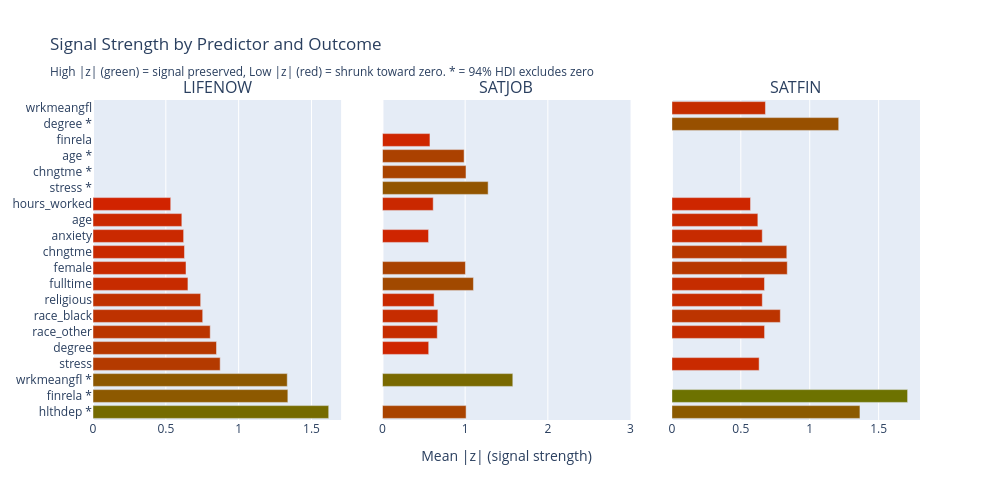

Notebook code for this chart:
### Code cell
# Visualize signal strength (|z| magnitude) across models
fig = make_subplots(rows=1, cols=3, subplot_titles=['LIFENOW', 'SATJOB', 'SATFIN'],
                    shared_yaxes=True, horizontal_spacing=0.05)

for col, (diag, outcome) in enumerate([(diag_lifenow, 'LIFENOW'), 
                                        (diag_satjob, 'SATJOB'), 
                                        (diag_satfin, 'SATFIN')], 1):
    z_mag = diag['z_magnitude']
    signal = diag['hdi_excludes_zero']
    # Sort by signal strength (strongest to weakest)
    sort_idx = np.argsort(z_mag)[::-1]
    
    for i, idx in enumerate(sort_idx):
        # Color: green for signal (high |z|), red for noise (low |z|)
        # Normalize z_magnitude to 0-1 range (cap at 3 for visualization)
        z_norm = min(z_mag[idx] / 3, 1)
        color = f'rgb({int((1-z_norm)*255)}, {int(z_norm*200)}, 0)'
        
        # Add star marker if HDI excludes zero
        name = predictor_names[idx] + (' *' if signal[idx] else '')
        
        fig.add_trace(
            go.Bar(x=[z_mag[idx]], y=[name], 
                   orientation='h', marker_color=color,
                   showlegend=False, hovertemplate=f'{predictor_names[idx]}: |z|=%{{x:.2f}}'),
            row=1, col=col
        )

fig.update_xaxes(range=[0, 3], title_text='Mean |z| (signal strength)', row=1, col=2)
fig.update_layout(
    title='Signal Strength by Predictor and Outcome<br><sub>High |z| (green) = signal preserved, Low |z| (red) = shrunk toward zero. * = 94% HDI excludes zero</sub>',
    height=500, width=1000,
    showlegend=False
)
fig.show()

# List predictors with signal (HDI excludes zero) in at least one outcome
signal_predictors = [p for j, p in enumerate(predictor_names) 
                     if diag_lifenow['hdi_excludes_zero'][j] or 
                        diag_satjob['hdi_excludes_zero'][j] or 
                        diag_satfin['hdi_excludes_zero'][j]]
print(f'\nPredictors with 94% HDI excluding zero in at least one outcome: {signal_predictors}')

### Figure 1 — Plotly figure (JSON) as saved in the notebook; plotly's stock layout.template omitted (floating-point values rounded to 4 significant figures)
{"data": [{"hovertemplate": "hlthdep: |z|=%{x:.2f}", "marker": {"color": "rgb(117, 107, 0)"}, "orientation": "h", "showlegend": false, "type": "bar", "x": [1.618], "xaxis": "x", "y": ["hlthdep *"], "yaxis": "y"}, {"hovertemplate": "finrela: |z|=%{x:.2f}", "marker": {"color": "rgb(141, 89, 0)"}, "orientation": "h", "showlegend": false, "type": "bar", "x": [1.338], "xaxis": "x", "y": ["finrela *"], "yaxis": "y"}, {"hovertemplate": "wrkmeangfl: |z|=%{x:.2f}", "marker": {"color": "rgb(141, 88, 0)"}, "orientation": "h", "showlegend": false, "type": "bar", "x": [1.334], "xaxis": "x", "y": ["wrkmeangfl *"], "yaxis": "y"}, {"hovertemplate": "stress: |z|=%{x:.2f}", "marker": {"color": "rgb(180, 58, 0)"}, "orientation": "h", "showlegend": false, "type": "bar", "x": [0.8731], "xaxis": "x", "y": ["stress"], "yaxis": "y"}, {"hovertemplate": "degree: |z|=%{x:.2f}", "marker": {"color": "rgb(182, 56, 0)"}, "orientation": "h", "showlegend": false, "type": "bar", "x": [0.8479], "xaxis": "x", "y": ["degree"], "yaxis": "y"}, {"hovertemplate": "race_other: |z|=%{x:.2f}", "marker": {"color": "rgb(186, 53, 0)"}, "orientation": "h", "showlegend": false, "type": "bar", "x": [0.8048], "xaxis": "x", "y": ["race_other"], "yaxis": "y"}, {"hovertemplate": "race_black: |z|=%{x:.2f}", "marker": {"color": "rgb(190, 50, 0)"}, "orientation": "h", "showlegend": false, "type": "bar", "x": [0.7531], "xaxis": "x", "y": ["race_black"], "yaxis": "y"}, {"hovertemplate": "religious: |z|=%{x:.2f}", "marker": {"color": "rgb(192, 49, 0)"}, "orientation": "h", "showlegend": false, "type": "bar", "x": [0.7392], "xaxis": "x", "y": ["religious"], "yaxis": "y"}, {"hovertemplate": "fulltime: |z|=%{x:.2f}", "marker": {"color": "rgb(199, 43, 0)"}, "orientation": "h", "showlegend": false, "type": "bar", "x": [0.6517], "xaxis": "x", "y": ["fulltime"], "yaxis": "y"}, {"hovertemplate": "female: |z|=%{x:.2f}", "marker": {"color": "rgb(200, 42, 0)"}, "orientation": "h", "showlegend": false, "type": "bar", "x": [0.6385], "xaxis": "x", "y": ["female"], "yaxis": "y"}, {"hovertemplate": "chngtme: |z|=%{x:.2f}", "marker": {"color": "rgb(201, 41, 0)"}, "orientation": "h", "showlegend": false, "type": "bar", "x": [0.628], "xaxis": "x", "y": ["chngtme"], "yaxis": "y"}, {"hovertemplate": "anxiety: |z|=%{x:.2f}", "marker": {"color": "rgb(202, 41, 0)"}, "orientation": "h", "showlegend": false, "type": "bar", "x": [0.6222], "xaxis": "x", "y": ["anxiety"], "yaxis": "y"}, {"hovertemplate": "age: |z|=%{x:.2f}", "marker": {"color": "rgb(203, 40, 0)"}, "orientation": "h", "showlegend": false, "type": "bar", "x": [0.6099], "xaxis": "x", "y": ["age"], "yaxis": "y"}, {"hovertemplate": "hours_worked: |z|=%{x:.2f}", "marker": {"color": "rgb(209, 35, 0)"}, "orientation": "h", "showlegend": false, "type": "bar", "x": [0.5336], "xaxis": "x", "y": ["hours_worked"], "yaxis": "y"}, {"hovertemplate": "wrkmeangfl: |z|=%{x:.2f}", "marker": {"color": "rgb(121, 105, 0)"}, "orientation": "h", "showlegend": false, "type": "bar", "x": [1.576], "xaxis": "x2", "y": ["wrkmeangfl *"], "yaxis": "y2"}, {"hovertemplate": "stress: |z|=%{x:.2f}", "marker": {"color": "rgb(146, 85, 0)"}, "orientation": "h", "showlegend": false, "type": "bar", "x": [1.278], "xaxis": "x2", "y": ["stress *"], "yaxis": "y2"}, {"hovertemplate": "fulltime: |z|=%{x:.2f}", "marker": {"color": "rgb(161, 73, 0)"}, "orientation": "h", "showlegend": false, "type": "bar", "x": [1.1], "xaxis": "x2", "y": ["fulltime"], "yaxis": "y2"}, {"hovertemplate": "hlthdep: |z|=%{x:.2f}", "marker": {"color": "rgb(169, 67, 0)"}, "orientation": "h", "showlegend": false, "type": "bar", "x": [1.011], "xaxis": "x2", "y": ["hlthdep *"], "yaxis": "y2"}, {"hovertemplate": "chngtme: |z|=%{x:.2f}", "marker": {"color": "rgb(169, 67, 0)"}, "orientation": "h", "showlegend": false, "type": "bar", "x": [1.01], "xaxis": "x2", "y": ["chngtme *"], "yaxis": "y2"}, {"hovertemplate": "female: |z|=%{x:.2f}", "marker": {"color": "rgb(169, 66, 0)"}, "orientation": "h", "showlegend": false, "type": "bar", "x": [1.003], "xaxis": "x2", "y": ["female"], "yaxis": "y2"}, {"hovertemplate": "age: |z|=%{x:.2f}", "marker": {"color": "rgb(171, 65, 0)"}, "orientation": "h", "showlegend": false, "type": "bar", "x": [0.9873], "xaxis": "x2", "y": ["age *"], "yaxis": "y2"}, {"hovertemplate": "race_black: |z|=%{x:.2f}", "marker": {"color": "rgb(198, 44, 0)"}, "orientation": "h", "showlegend": false, "type": "bar", "x": [0.67], "xaxis": "x2", "y": ["race_black"], "yaxis": "y2"}, {"hovertemplate": "race_other: |z|=%{x:.2f}", "marker": {"color": "rgb(198, 44, 0)"}, "orientation": "h", "showlegend": false, "type": "bar", "x": [0.6627], "xaxis": "x2", "y": ["race_other"], "yaxis": "y2"}, {"hovertemplate": "religious: |z|=%{x:.2f}", "marker": {"color": "rgb(201, 41, 0)"}, "orientation": "h", "showlegend": false, "type": "bar", "x": [0.6245], "xaxis": "x2", "y": ["religious"], "yaxis": "y2"}, {"hovertemplate": "hours_worked: |z|=%{x:.2f}", "marker": {"color": "rgb(202, 40, 0)"}, "orientation": "h", "showlegend": false, "type": "bar", "x": [0.6138], "xaxis": "x2", "y": ["hours_worked"], "yaxis": "y2"}, {"hovertemplate": "finrela: |z|=%{x:.2f}", "marker": {"color": "rgb(206, 38, 0)"}, "orientation": "h", "showlegend": false, "type": "bar", "x": [0.5743], "xaxis": "x2", "y": ["finrela"], "yaxis": "y2"}, {"hovertemplate": "degree: |z|=%{x:.2f}", "marker": {"color": "rgb(207, 37, 0)"}, "orientation": "h", "showlegend": false, "type": "bar", "x": [0.5592], "xaxis": "x2", "y": ["degree"], "yaxis": "y2"}, {"hovertemplate": "anxiety: |z|=%{x:.2f}", "marker": {"color": "rgb(207, 37, 0)"}, "orientation": "h", "showlegend": false, "type": "bar", "x": [0.5575], "xaxis": "x2", "y": ["anxiety"], "yaxis": "y2"}, {"hovertemplate": "finrela: |z|=%{x:.2f}", "marker": {"color": "rgb(109, 114, 0)"}, "orientation": "h", "showlegend": false, "type": "bar", "x": [1.71], "xaxis": "x3", "y": ["finrela *"], "yaxis": "y3"}, {"hovertemplate": "hlthdep: |z|=%{x:.2f}", "marker": {"color": "rgb(139, 90, 0)"}, "orientation": "h", "showlegend": false, "type": "bar", "x": [1.364], "xaxis": "x3", "y": ["hlthdep *"], "yaxis": "y3"}, {"hovertemplate": "degree: |z|=%{x:.2f}", "marker": {"color": "rgb(152, 80, 0)"}, "orientation": "h", "showlegend": false, "type": "bar", "x": [1.21], "xaxis": "x3", "y": ["degree *"], "yaxis": "y3"}, {"hovertemplate": "female: |z|=%{x:.2f}", "marker": {"color": "rgb(183, 55, 0)"}, "orientation": "h", "showlegend": false, "type": "bar", "x": [0.8369], "xaxis": "x3", "y": ["female"], "yaxis": "y3"}, {"hovertemplate": "chngtme: |z|=%{x:.2f}", "marker": {"color": "rgb(184, 55, 0)"}, "orientation": "h", "showlegend": false, "type": "bar", "x": [0.8337], "xaxis": "x3", "y": ["chngtme"], "yaxis": "y3"}, {"hovertemplate": "race_black: |z|=%{x:.2f}", "marker": {"color": "rgb(188, 52, 0)"}, "orientation": "h", "showlegend": false, "type": "bar", "x": [0.7866], "xaxis": "x3", "y": ["race_black"], "yaxis": "y3"}, {"hovertemplate": "wrkmeangfl: |z|=%{x:.2f}", "marker": {"color": "rgb(197, 45, 0)"}, "orientation": "h", "showlegend": false, "type": "bar", "x": [0.6788], "xaxis": "x3", "y": ["wrkmeangfl"], "yaxis": "y3"}, {"hovertemplate": "race_other: |z|=%{x:.2f}", "marker": {"color": "rgb(197, 44, 0)"}, "orientation": "h", "showlegend": false, "type": "bar", "x": [0.6724], "xaxis": "x3", "y": ["race_other"], "yaxis": "y3"}, {"hovertemplate": "fulltime: |z|=%{x:.2f}", "marker": {"color": "rgb(197, 44, 0)"}, "orientation": "h", "showlegend": false, "type": "bar", "x": [0.6717], "xaxis": "x3", "y": ["fulltime"], "yaxis": "y3"}, {"hovertemplate": "religious: |z|=%{x:.2f}", "marker": {"color": "rgb(199, 43, 0)"}, "orientation": "h", "showlegend": false, "type": "bar", "x": [0.656], "xaxis": "x3", "y": ["religious"], "yaxis": "y3"}, {"hovertemplate": "anxiety: |z|=%{x:.2f}", "marker": {"color": "rgb(199, 43, 0)"}, "orientation": "h", "showlegend": false, "type": "bar", "x": [0.6556], "xaxis": "x3", "y": ["anxiety"], "yaxis": "y3"}, {"hovertemplate": "stress: |z|=%{x:.2f}", "marker": {"color": "rgb(201, 42, 0)"}, "orientation": "h", "showlegend": false, "type": "bar", "x": [0.6329], "xaxis": "x3", "y": ["stress"], "yaxis": "y3"}, {"hovertemplate": "age: |z|=%{x:.2f}", "marker": {"color": "rgb(201, 41, 0)"}, "orientation": "h", "showlegend": false, "type": "bar", "x": [0.6236], "xaxis": "x3", "y": ["age"], "yaxis": "y3"}, {"hovertemplate": "hours_worked: |z|=%{x:.2f}", "marker": {"color": "rgb(206, 38, 0)"}, "orientation": "h", "showlegend": false, "type": "bar", "x": [0.5705], "xaxis": "x3", "y": ["hours_worked"], "yaxis": "y3"}], "layout": {"annotations": [{"font": {"size": 16}, "showarrow": false, "text": "LIFENOW", "x": 0.15, "xanchor": "center", "xref": "paper", "y": 1, "yanchor": "bottom", "yref": "paper"}, {"font": {"size": 16}, "showarrow": false, "text": "SATJOB", "x": 0.5, "xanchor": "center", "xref": "paper", "y": 1, "yanchor": "bottom", "yref": "paper"}, {"font": {"size": 16}, "showarrow": false, "text": "SATFIN", "x": 0.85, "xanchor": "center", "xref": "paper", "y": 1, "yanchor": "bottom", "yref": "paper"}], "height": 500, "showlegend": false, "title": {"text": "Signal Strength by Predictor and Outcome<br><sub>High |z| (green) = signal preserved, Low |z| (red) = shrunk toward zero. * = 94% HDI excludes zero</sub>"}, "width": 1000, "xaxis": {"anchor": "y", "domain": [0, 0.3]}, "xaxis2": {"anchor": "y2", "domain": [0.35, 0.65], "range": [0, 3], "title": {"text": "Mean |z| (signal strength)"}}, "xaxis3": {"anchor": "y3", "domain": [0.7, 1]}, "yaxis": {"anchor": "x", "domain": [0, 1]}, "yaxis2": {"anchor": "x2", "domain": [0, 1], "matches": "y", "showticklabels": false}, "yaxis3": {"anchor": "x3", "domain": [0, 1], "matches": "y", "showticklabels": false}}}
